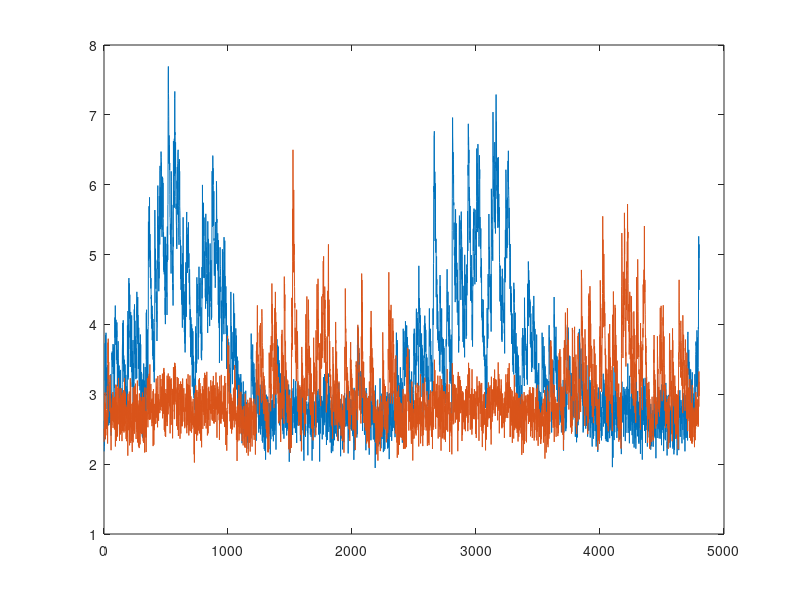

Source code (MATLAB): (Note: this script raises an error after producing the figure.)
% this script is a wrapper that loads some data (or simulates it) and then
% calls the most recent FOOPSI function to infer spike trains and
% parameters

clear, clc,
fname = 'spatial_multi';

%% set parameters

% generate spatial filters
Nc      = 2;                                % # of cells in the ROI
neur_w  = 8;                               % height per neuron
height  = 10;                               % height of frame (pixels)
width   = Nc*neur_w;                        % width of frame (pixels)
Npixs   = height*width;                     % # pixels in ROI
x       = linspace(-5,5,width);
y       = linspace(-5,5,height);
[X,Y]   = meshgrid(x,y);
g1      = zeros(Npixs,Nc);
g2      = 0*g1;
Sigma1  = diag([1,1])*3;                    % var of positive gaussian
Sigma2  = diag([1,1])*5;                    % var of negative gaussian
sp      = 1.8;
mu      = [1 1]'*linspace(-sp,sp,Nc);     % means of gaussians for each cell (distributed across pixel space)
w       = ones(1,Nc); %linspace(1,Nc,Nc); %Nc:-1:1;             % weights of each filter
for i=1:Nc
    g1(:,i)  = w(i)*mvnpdf([X(:) Y(:)],mu(:,i)',Sigma1);
    g2(:,i)  = 0*w(i)*mvnpdf([X(:) Y(:)],mu(:,i)',Sigma2);
end

for i=1:Nc
    P.a(:,i)=g1(:,i)-g2(:,i);
end
P.b     = 0.01*mean(P.a); % baseline is a scaled down version of the sum of the spatial filters

% set meta parameters
Meta.T      = 4800;                         % # of time steps
Meta.dt     = 1/60;                           % time step size
Meta.Np     = Npixs;                        % # of pixels in each image
Meta.Nc     = Nc;                           % # cells per ROI
Meta.Poiss  = 0;                            % whether observations are poisson or gaussian
Meta.MaxIter= 25;                           % # iterations of EM to estimate params

% initialize other parameters
P.sig   = 2.7*max(P.a(:));                             % stan dev of noise (indep for each pixel)
C_0     = 0;                                % initial calcium
tau     = rand(Meta.Nc,1)/2+.05;   % decay time constant for each cell
P.gam   = 1-Meta.dt./tau(1:Nc);             % set gam
lam     = linspace(0,4*pi,Meta.T);
P.lam = repmat(exp(1.6*(sin(lam))'),1,Meta.Nc); % rate-ish, ie, lam*dt=# spikes per second
for j=2:Meta.Nc
    P.lam(:,j) = exp(1.6*(sin(lam+pi))');
end
P.lam   = P.lam-repmat(min(P.lam),Meta.T,1);

%% simulate data

n=zeros(Meta.T,Meta.Nc);                         % pre-allocate memory for spike train
C=n;                                        % pre-allocate memory for calcium
for i=1:Meta.Nc
    n(1,i)      = C_0;
    n(2:end,i)  = poissrnd(P.lam(2:end,i)*Meta.dt);  % simulate spike train
    n(n>1)      = 1;                                            % make only 1 spike per bin
    C(:,i)      = filter(1,[1 -P.gam(i)],n(:,i));               % calcium concentration
end
F = P.a*(C+repmat(P.b,Meta.T,1))'+P.sig*rand(Npixs,Meta.T);

figure(2), clf, hold off, plot(P.a(:,1)\F), hold all, plot(P.a(:,2)\F);

save(['../../data/' fname '.mat'],'F','n','P','Meta')

%% generate tif

MakMov  = 0;
if MakMov==1
    FF=uint8(floor(255*z1(F)));
    for t=1:500
        if t==1, mod='overwrite'; else mod='append'; end
        imwrite(reshape(FF(:,t),height,width),['../../data/' fname '.tif'],'tif','Compression','none','WriteMode',mod)
    end
end

%% infer spike trains and parameters

% initialize parameters for estimating parameters (these are only used if MaxIter>1)
Est.sig     = 0;
Est.lam     = 0;
Est.gam     = 0;
Est.b       = 1;
Est.a       = 1;

% initialize parameters for plotting results after each pseudo-EM step
Est.Thresh  = 1;                            % whether to threshold spike train before estimating 'a' and 'b' (we always keep this on)
Est.Plot    = 1;                            % whether to plot filter with each iteration
Est.n       = n;                            % keep true spike times to also plot for comparison purposes
Est.h       = height;                       % height of frame (pixels)
Est.w       = width;                        % width of frame (pixels)


% infer spike trains using a variety of techniques
q=0;
exps=[1 2 2.5];% 3 3.5];
for qq=exps
    disp(qq)
    if qq==1;                                % use true params
        PP=P;
        PP.lam=mean(PP.lam);
        FF=F;
        Meta.MaxIter = 1;
    elseif qq==2                             % use svd spatial filter
        Meta.MaxIter = 1;
        PP=P;
        PP.lam=mean(PP.lam);
        FF=F;
        [U,S,V]=pca_approx(F',Meta.Nc);
        for j=1:Meta.Nc, PP.a(:,j)=V(:,j); end
    elseif qq==2.5
        Meta.MaxIter = 10;
        PP=P;
        PP.lam=mean(PP.lam);
        FF=F;
        [U,S,V]=pca_approx(F',Meta.Nc);
        for j=1:Meta.Nc, PP.a(:,j)=V(:,j); end
    elseif qq==3                           % estimate params
        Meta.MaxIter = 10;
        PP=P;
        FF=F;%-repmat(mean(F,2),1,Meta.T);
        [U,S,V]=pca_approx(FF',Meta.Nc);
        for j=1:Meta.Nc, PP.a(:,j)=V(:,j); end
    elseif qq==3.5                           % estimate params
        Meta.MaxIter = 10;
        PP=P;
        FF=F-repmat(mean(F,2),1,Meta.T);
        [U,S,V]=pca_approx(FF',Meta.Nc);
        for j=1:Meta.Nc, PP.a(:,j)=V(:,j); end
        Est.b=0;
    elseif qq==4                           % estimate params
        Meta.MaxIter = 25;
        PP=P;
        FF=F;
        [U,S,V]=pca_approx(FF',Meta.Nc);
        for j=1:Meta.Nc, PP.a(:,j)=V(:,j); end
        Meta.Plot = 1;
    elseif qq==5                           % estimate params
        Meta.MaxIter = 20;
        Est.Thresh  = 0;
        PP=P;
        [U,S,V]=pca_approx(F',Meta.Nc);
        for j=1:Meta.Nc, PP.a(:,j)=V(:,j); end
    end
    q=q+1;
    [I{q}.n I{q}.P] = FOOPSI_v3_05_01(FF,PP,Meta,Est);
end

save(['../../data/' fname '.mat'],'-append','I','Est')
sound(10*sin(linspace(0,180*pi,2000)))

%% plot results
fname='spatial_multi';
load(['../../data/' fname])
% I{3}=I{2};

Pl.g    = 0.65*ones(1,3);       % gray color
Pl.fs   = 8;                   % font size
Pl.w1   = 0.28;                 % width of subplot
Pl.wh   = [Pl.w1 Pl.w1];        % width and height of subplots
Pl.b1   = 0.67;                 % bottom of topmost subplt
Pl.l1   = 0.41;                 % left side of left subplot on right half
Pl.l2   = Pl.l1+0.3;            % left side of right subplot on right half
Pl.s1   = Pl.w1+0.043;          % space between subplots on right side
Pl.s2   = .33;                  % space between subplots on left side
Pl.ms   = 2;                    % marker size
Pl.lw   = 2;                    % line width
Pl.n    = n; Pl.n(Pl.n==0)=NaN; % true spike train (0's are NaN's so they don't plot)
Pl.T    = Meta.T;
Pl.c    = [0 0 0; Pl.g; 1 1 1]; % colors: black, grey, white
% Pl.c    = get(0,'defaultAxesColorOrder');
Pl.m    = ['v','v'];
Pl.xlim = [400 700]+3000;        % limits of x-axis
Pl.shift= [0 .07];
Pl.x_range = Pl.xlim(1):Pl.xlim(2);
Pl.XTick = [Pl.xlim(1):2/Meta.dt:Pl.xlim(2)];
Pl.XTickLabel = Pl.XTick;
% Pl.XTick= [Pl.xlim(1) round(mean(Pl.xlim)) Pl.xlim(2)];
% Pl.XTickLabel = round((Pl.XTick-min(Pl.XTick))*Meta.dt*100)/100;

% show how our estimation procedure given truth and when estimating spatial filter

figure(1), clf, hold on
% J{1}=I{1}; J{2}=I{3}; I=J;
nrows   = 2; %length(I);
ncols   = 3+Meta.Nc;

Fmean=mean(F);
for q=1:length(exps)
    E{q}.a=I{q}.P.a;
    E{q}.b=I{q}.P.b;
end

% maxx=[]; minn=[];
% for q=1:length(exps)
%     E{q}.a_max=max(E{q}.a(:));
%     E{q}.a_min=min(E{q}.a(:));
%     for j=1:Meta.Nc
%         E{q}.a(:,j)=60*(E{q}.a(:,j)-E{q}.a_min)/(E{q}.a_max-E{q}.a_min);
%     end
% end

% make images on same scale
immax=max((P.a(:)));
immin=min((P.a(:)));
for q=1:2
    immax=max(immax,max(E{q}.a(:)));
    immin=min(immin,min(E{q}.a(:)));
end

PP.a=60*(P.a-immin)/(immax-immin);

for q=1:2
    for j=1:2
        EE{q}.a(:,j)=60*(E{q}.a(:,j)-immin)/(immax-immin);
    end
end



for q=1:2
    % align inferred cell with actual one
    j_inf=0*n(1:Meta.Nc);
    cc=0*n(1:Meta.Nc,:);
    for j=1:Meta.Nc
        for k=1:Meta.Nc
            cc_temp = corrcoef(n(:,j),I{q}.n(:,k));
            cc(k,j)   = cc_temp(2);
        end
    end
    [foo ind] = max(cc);
    sortI = sort(ind);
    if ~any(diff(sortI)==0)
        j_inf=ind;
    else
        [foo ind]=max(cc(:));
        j_inf(1)=(ind+1)/2;
        if j_inf(1)==1; j_inf(2)=2;
        else j_inf(1)=2; j_inf(2)=1; end
    end
end



% plot mean image frame
subplot(nrows,ncols,1)
image(reshape(sum(PP.a,2),Est.h,Est.w))
set(gca,'XTick',[],'YTick',[])
colormap gray
ylabel([{'Crude'}; {'Multicellular ROI'}],'FontSize',Pl.fs);

% plot F
q=1;
subplot(nrows,ncols,ncols+1), hold on
for j=1:Meta.Nc
    F_proj=E{q}.a(:,j_inf(j))\F;
    plot(0.9*z1(F_proj(Pl.x_range)),'Color',Pl.c(j,:),'LineWidth',1)
    stem(Pl.n(Pl.x_range,j)-Pl.shift(j),'LineStyle','none','Marker',Pl.m(j),'MarkerEdgeColor',Pl.c(j,:),'MarkerFaceColor',Pl.c(j,:),'MarkerSize',Pl.ms)
    axis([Pl.xlim-Pl.xlim(1) 0 1])
    set(gca,'YTick',[0 1],'YTickLabel',[])
    if q==1
        ylab=ylabel([{'Fluorescence'}; {'Projection'}],'FontSize',Pl.fs);
        set(gca,'XTick',Pl.XTick-min(Pl.XTick),'XTickLabel',(Pl.XTick-min(Pl.XTick))*Meta.dt,'FontSize',Pl.fs)
        xlabel('Time (sec)','FontSize',Pl.fs)
    else
        set(gca,'XTick',Pl.XTick-min(Pl.XTick),'XTickLabel',[])
    end
end


I{2}=I{3};

for q=1:2%length(exps)

    % plot spatial filters
    for j=1:Meta.Nc,
        subplot(nrows,ncols,1+q+(j-1)*2)
        image(reshape(EE{q}.a(:,j_inf(j)),Est.h,Est.w)),
        set(gca,'XTickLabel',[],'YTickLabel',[])

        if q==1,
            %             ylabel(['Neuron ' num2str(j)],'FontSize',Pl.fs);
            ylabel([{'Spatial'}; {'Filter'}],'FontSize',Pl.fs);
            title('Truth','FontSize',Pl.fs),
        else
            title('Estimated','FontSize',Pl.fs)
        end
    end


    % plot inferred spike train
    for j=1:Meta.Nc
        %         subplot(nrows,ncols,3+q+(j-1)*ncols)
        subplot(nrows,ncols,1+q+(j-1)*2+ncols)
        hold on
        stem(Pl.x_range,Pl.n(Pl.x_range,j)+.03,'LineStyle','none','Marker','v','MarkerEdgeColor',Pl.c(j,:),'MarkerFaceColor',Pl.c(j,:),'MarkerSize',Pl.ms)
        if j==1, k=2; else k=1; end
        if q==1, kk=j; end %else if j==1, kk=2; else kk=1; end, end%j_inf(j);
        kk=j;
        bar(Pl.x_range,I{q}.n(Pl.x_range,kk)/max(I{q}.n(Pl.x_range,j_inf(j))),'EdgeColor',Pl.c(j,:),'FaceColor',Pl.c(j,:))
        axis('tight')
        set(gca,'YTick',[0 1],'YTickLabel',[])
        set(gca,'XTick',Pl.XTick,'XTickLabel',(Pl.XTick-min(Pl.XTick))*Meta.dt,'FontSize',Pl.fs)
        xlabel('Time (sec)','FontSize',Pl.fs)
        if q==1
            ylabel([{'Spike'}; {'Inference'}],'FontSize',Pl.fs)
            %             xlabel('Time (sec)','FontSize',Pl.fs)
        else
        end
    end

end

% neuron={'                 Neuron 1'};
% annotation(gcf,'textbox',[0.2642 0 0.3248 0.6531],'String',neuron,'FitBoxToText','off');

% print fig
wh=[7 2];   %width and height
DirName = '../../figs/';
PrintFig(wh,DirName,fname);
